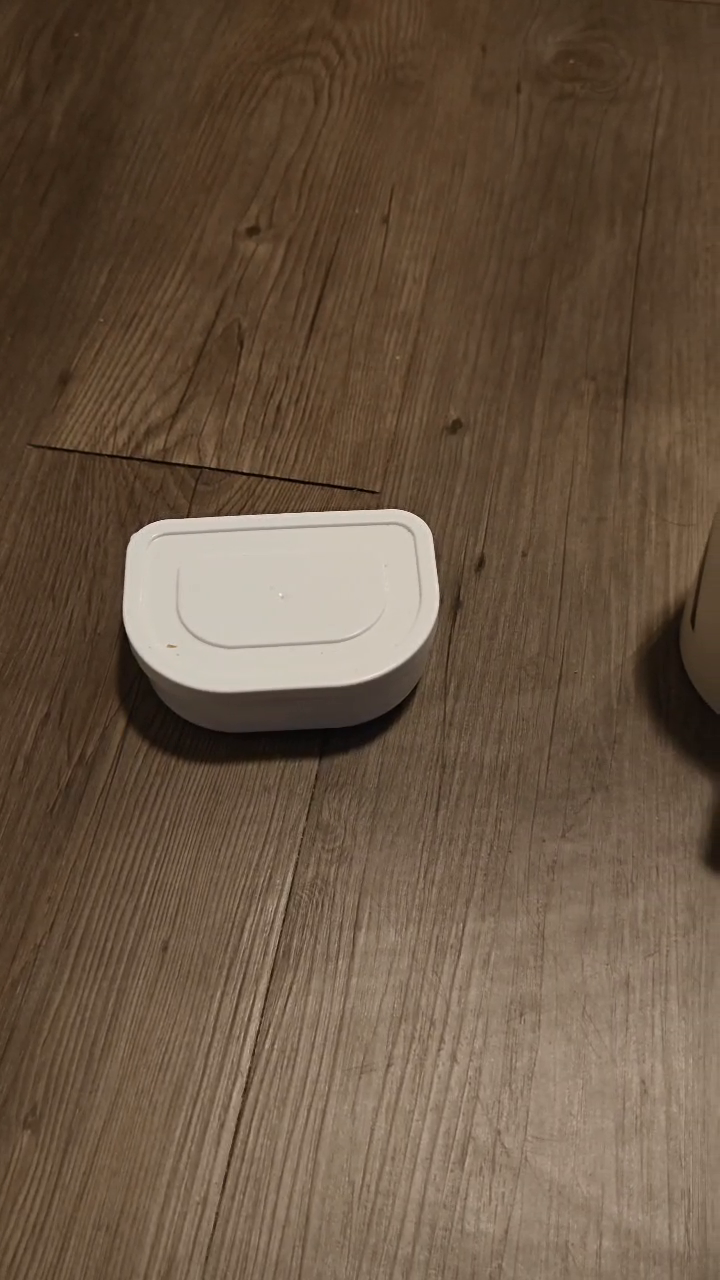
#> input picture frame 30 of cvass3/CV 10sec Video.mp4, 720 x 1280 px
$ jupyter execute --allow-errors 'CV Assignmnet 3.ipynb'
#> lines starting #> are read from the running program, lines starting #| are printed output that depends on the picture; after the words box and inside, x2 and y2 are one past the last pixel; in counts of white or black regions, pixels touching at a corner belong together
# Q1

[cell 1]
import cv2
import numpy as np

# Function to calculate SSD (Sum of Squared Differences)
def ssd(image1, image2):
    diff = image1 - image2
    return np.sum(diff ** 2)

# Function to find the best match for the object in the scene
def find_best_match(cropped_region, dataset):
    best_match_index = -1
    best_match_score = float('inf')
    for i, image in enumerate(dataset):
        score = ssd(cropped_region, image)
        if score < best_match_score:
            best_match_score = score
            best_match_index = i
    return best_match_index, best_match_score

# Load your video
video_path = 'CV 10sec Video.mp4'
cap = cv2.VideoCapture(video_path)

# Capture a frame from the video
fps = cap.get(cv2.CAP_PROP_FPS)
frame_count = int(cap.get(cv2.CAP_PROP_FRAME_COUNT))
frame_width = int(cap.get(cv2.CAP_PROP_FRAME_WIDTH))
frame_height = int(cap.get(cv2.CAP_PROP_FRAME_HEIGHT))
duration = frame_count // fps

# Extract frames
dataset = []
while True:
    ret, frame = cap.read()
#> frame is the input picture: shape (1280, 720, 3); mean B, G, R 66.7, 85.6, 105.4
    if not ret:
        break
    dataset.append(frame)
    cv2.imshow('Frame', frame)
    if cv2.waitKey(1) & 0xFF == ord('q'):
#> (key q is pressed here)
        break

# Select a frame for ROI selection
#> (the rest of this cell did not finish here and is left out)

# Q3

[cell 2]
import cv2
import numpy as np

image1 = cv2.imread("Mark 1.jpeg")
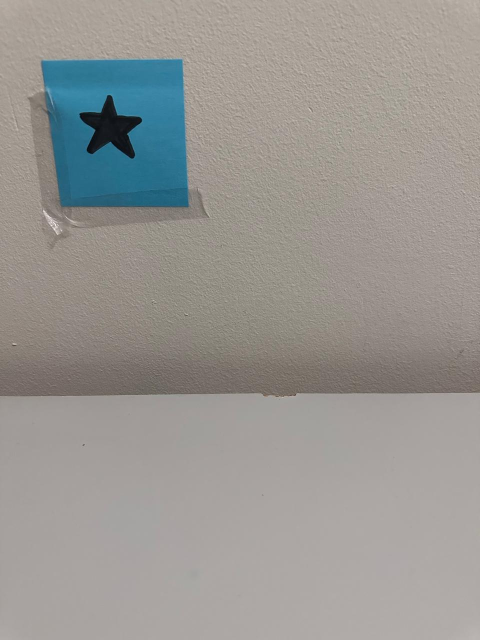
#> input picture cvass3/Mark 1.jpeg, 960 x 1280 px (shown at 1/2 size)
#> image1 is the input picture: shape (1280, 960, 3); mean B, G, R 146.6, 150.6, 152.7
image2 = cv2.imread("Mark 2.jpeg")
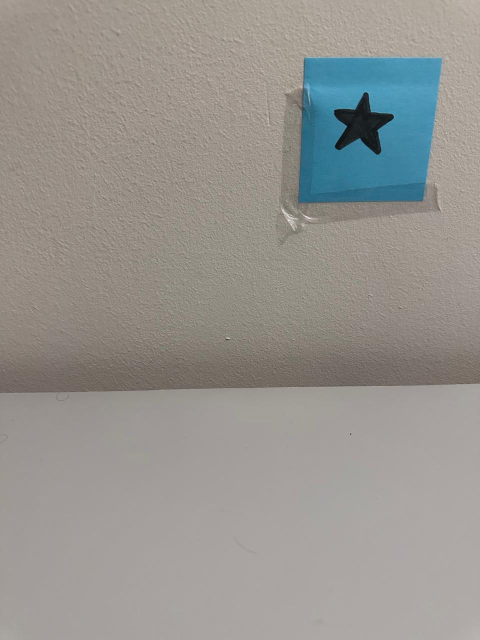
#> input picture cvass3/Mark 2.jpeg, 960 x 1280 px (shown at 1/2 size)
#> image2 is the input picture: shape (1280, 960, 3); mean B, G, R 143.6, 148.1, 150.7
Z = 300


x, y, w, h = [100,200,50,1]
cv2.rectangle(image1, (x, y), (x + w, y + h), (0, 255, 0), 5)
#> image1: shape (1280, 960, 3); 0.04% of pixels changed, all inside (x1, y1, x2, y2) = (97, 197, 154, 205)

Ip1x = (x + (x+w))//2
Ip1Y = (y + (y+h))
'''mask_red_2 = cv2.inRange(image2, lower_red, upper_red)
contours, _ = cv2.findContours(mask_red_2, cv2.RETR_EXTERNAL, cv2.CHAIN_APPROX_SIMPLE)'''

'''for c in contours:
    rect = cv2.boundingRect(c)
    if rect[2] < 1 or rect[3] < 1:
        continue'''
x, y, w, h = [200,300,100,1]
cv2.rectangle(image2, (x, y), (x + w, y + h), (0, 255, 0), 5)
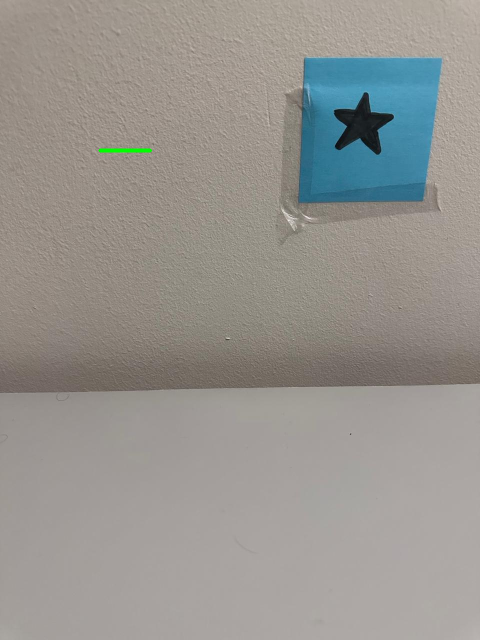
#> image2: shape (1280, 960, 3) (shown at 1/2 size); 0.07% of pixels changed, all inside (x1, y1, x2, y2) = (197, 297, 304, 305)

Ip2x = (x + (x+w))//2
Ip2Y = (y + (y+h))//2

dist = 150

focal = 24

D = round((dist * focal)/abs(Ip1x - Ip2x), 2)

print("Distance: {} mm".format(D))
#cv2.waitKey(0)

$ run again, starting later in the video
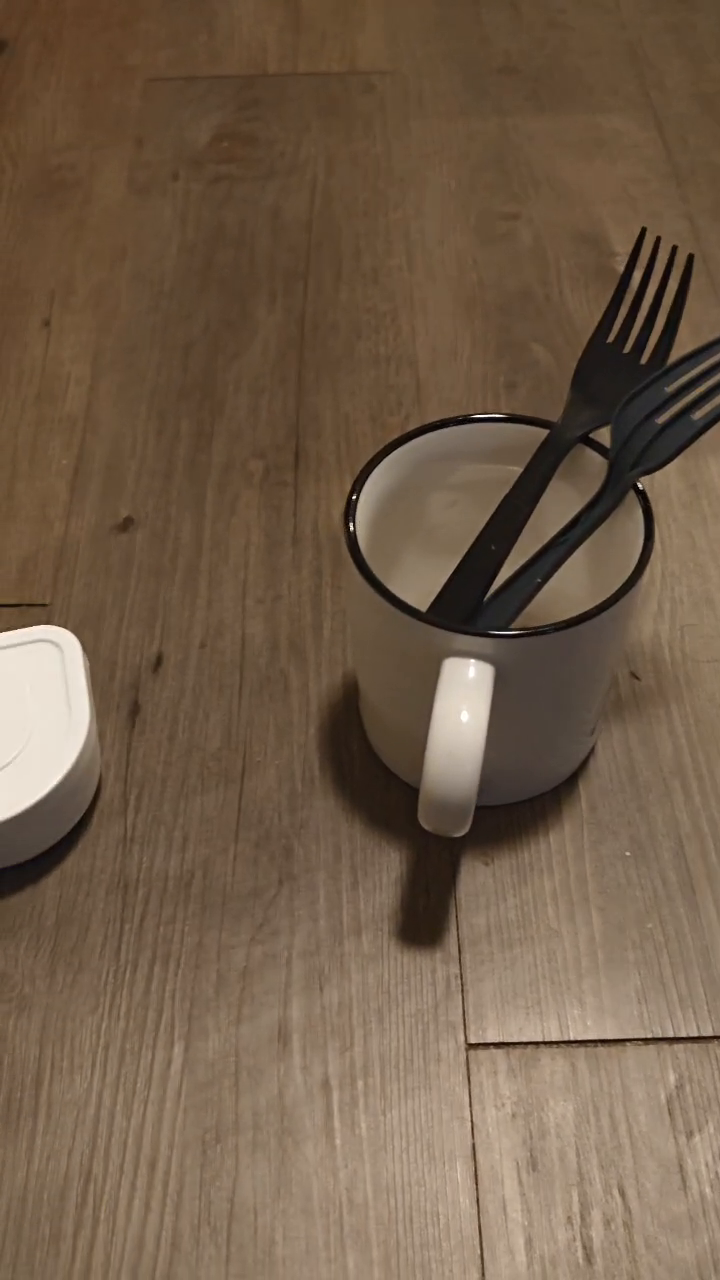
#> input picture frame 241 of cvass3/CV 10sec Video.mp4, 720 x 1280 px
#> frame is the input picture: shape (1280, 720, 3); mean B, G, R 73.1, 93.5, 114.2
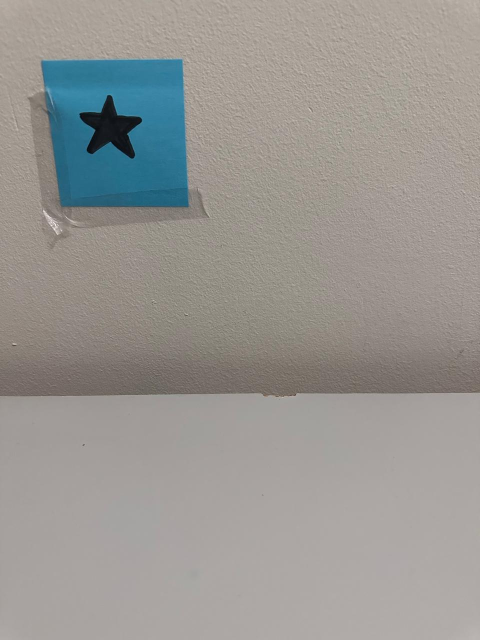
#> input picture cvass3/Mark 1.jpeg, 960 x 1280 px (shown at 1/2 size)
#> image1 is the input picture: shape (1280, 960, 3); mean B, G, R 146.6, 150.6, 152.7
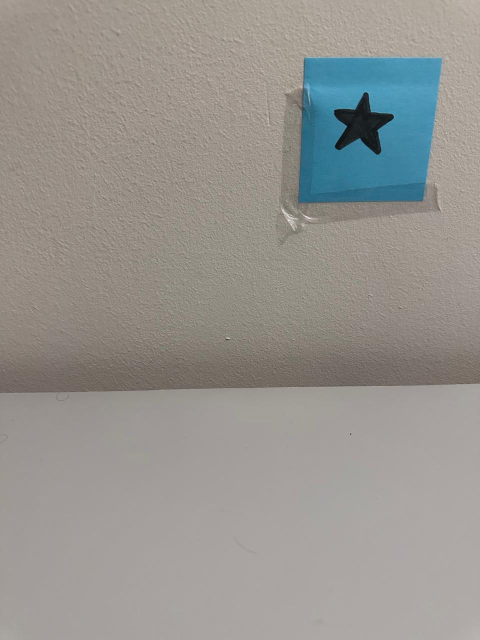
#> input picture cvass3/Mark 2.jpeg, 960 x 1280 px (shown at 1/2 size)
#> image2 is the input picture: shape (1280, 960, 3); mean B, G, R 143.6, 148.1, 150.7
#> image1: shape (1280, 960, 3); 0.04% of pixels changed, all inside (x1, y1, x2, y2) = (97, 197, 154, 205)
#> image2: shape (1280, 960, 3); 0.07% of pixels changed, all inside (x1, y1, x2, y2) = (197, 297, 304, 305)
